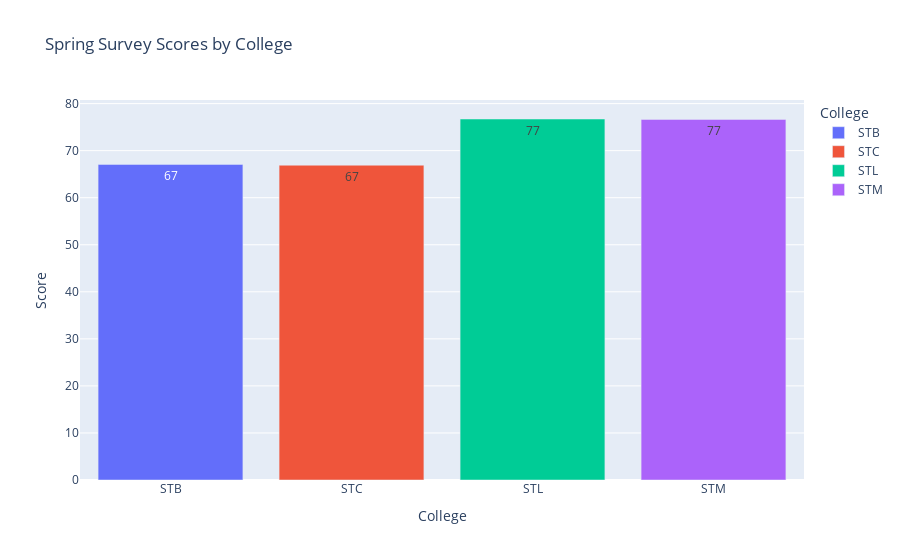

Source (notebook cell):
### Markdown cell above
## Simple bar graphs

We'll begin by creating a bar chart that shows spring survey results by college:

### Code cell
fig_spring_survey_results_by_college = px.bar(
    df_survey_results_by_college_long.query(
    "season == 'Spring'"), x = 'college', y = 'score',
      title = 'Spring Survey Scores by College',
      color = 'college', text_auto = '.0f')
# See https://plotly.com/python/bar-charts/

# The text_auto argument allows you to easily add bar labels using 
# a format of your choice. '.0f' rounds labels to the nearest integers;
# to show values with 2 decimal points, use '.2f' instead. You can also
# show percentage figures by replacing 'f' with '%'.

# Updating layout titles:
# (Note: as an alternative to this approach, you could simply modify
# the field names of the original DataFrame, but this isn't always
# practical (e.g. if other code is relying on those column names).

fig_spring_survey_results_by_college.update_layout(
    legend_title = 'College', 
    xaxis_title = 'College', yaxis_title = 'Score')
# https://plotly.com/python/figure-labels/

fig_spring_survey_results_by_college

### Figure 1 — Plotly figure (JSON) as saved in the notebook; plotly's stock layout.template omitted (floating-point values rounded to 4 significant figures)
{"data": [{"alignmentgroup": "True", "hovertemplate": "college=%{x}<br>score=%{y}<extra></extra>", "legendgroup": "STB", "marker": {"color": "#636efa", "pattern": {"shape": ""}}, "name": "STB", "offsetgroup": "STB", "orientation": "v", "showlegend": true, "textposition": "auto", "texttemplate": "%{y:.0f}", "type": "bar", "x": ["STB"], "xaxis": "x", "y": [67.08], "yaxis": "y"}, {"alignmentgroup": "True", "hovertemplate": "college=%{x}<br>score=%{y}<extra></extra>", "legendgroup": "STC", "marker": {"color": "#EF553B", "pattern": {"shape": ""}}, "name": "STC", "offsetgroup": "STC", "orientation": "v", "showlegend": true, "textposition": "auto", "texttemplate": "%{y:.0f}", "type": "bar", "x": ["STC"], "xaxis": "x", "y": [66.91], "yaxis": "y"}, {"alignmentgroup": "True", "hovertemplate": "college=%{x}<br>score=%{y}<extra></extra>", "legendgroup": "STL", "marker": {"color": "#00cc96", "pattern": {"shape": ""}}, "name": "STL", "offsetgroup": "STL", "orientation": "v", "showlegend": true, "textposition": "auto", "texttemplate": "%{y:.0f}", "type": "bar", "x": ["STL"], "xaxis": "x", "y": [76.73], "yaxis": "y"}, {"alignmentgroup": "True", "hovertemplate": "college=%{x}<br>score=%{y}<extra></extra>", "legendgroup": "STM", "marker": {"color": "#ab63fa", "pattern": {"shape": ""}}, "name": "STM", "offsetgroup": "STM", "orientation": "v", "showlegend": true, "textposition": "auto", "texttemplate": "%{y:.0f}", "type": "bar", "x": ["STM"], "xaxis": "x", "y": [76.64], "yaxis": "y"}], "layout": {"autosize": true, "barmode": "relative", "legend": {"title": {"text": "College"}, "tracegroupgap": 0}, "title": {"text": "Spring Survey Scores by College"}, "xaxis": {"anchor": "y", "autorange": true, "categoryarray": ["STB", "STC", "STL", "STM"], "categoryorder": "array", "domain": [0, 1], "range": [-0.5, 3.5], "title": {"text": "College"}, "type": "category"}, "yaxis": {"anchor": "x", "autorange": true, "domain": [0, 1], "range": [0, 80.77], "title": {"text": "Score"}, "type": "linear"}}}
